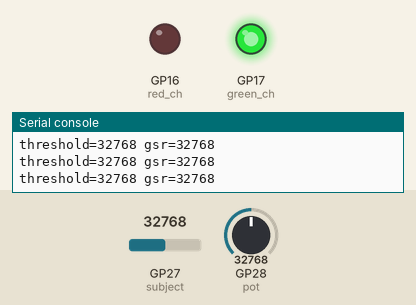
Recording of a program running on a simulated Raspberry Pi Pico running MicroPython. Shown: output pins drawn as LEDs (lit = HIGH), the last lines printed to the serial console. Inputs (shaded band) come from the test bench; at power-on: GP27 (subject) = 32768, GP28 (pot) = 32768 (analog values on the 0–65535 scale).

Above: at 1.2 s.
1.3 s: GP27 (subject) set to 33344
At 1.7 s:
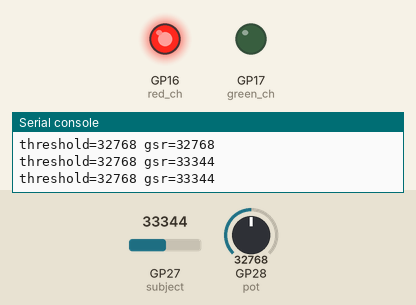
2.9 s: GP27 (subject) set to 32767
At 4.2 s:
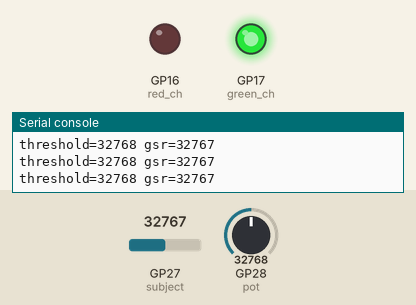
4.5 s: GP27 (subject) set to 45874
At 5.6 s:
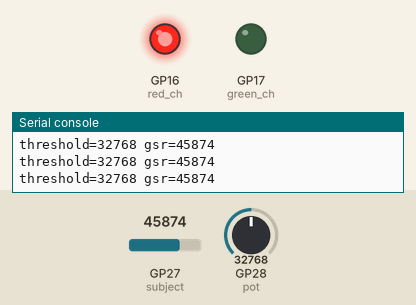
Timing chart, 0 to 7.5 s (numbered marks = the images above; inputs shaded):
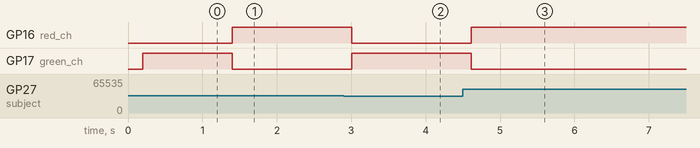

Measured:
- the behaviour switches between 32768 and 32784 on GP27 (subject) (found by bisection; images 0 and 1)
- after the input at 1.3 s, GP16 (red_ch): LOW → HIGH after 0.10 s; GP17 (green_ch): HIGH → LOW after 0.10 s
- after the input at 2.9 s, GP16 (red_ch): HIGH → LOW after 0.11 s; GP17 (green_ch): LOW → HIGH after 0.11 s
- after the input at 4.5 s, GP16 (red_ch): LOW → HIGH after 0.11 s; GP17 (green_ch): HIGH → LOW after 0.11 s

The program:

10_lie_detector.py
```python
from machine import Pin, ADC
from utime import sleep

red_ch = Pin(16, Pin.OUT)
green_ch = Pin(17, Pin.OUT)
pot = ADC(28)
subject = ADC(27)

while True:
    threshold = pot.read_u16()
    sleep(0.1) # recovery time for ADC
    gsr = subject.read_u16()
    sleep(0.1) # recovery time for ADC
    print("threshold=" + str(threshold) + " gsr=" + str(gsr))
    if gsr > threshold:
        red_ch.high()
        green_ch.low()
    else:
        red_ch.low()
        green_ch.high()
```
